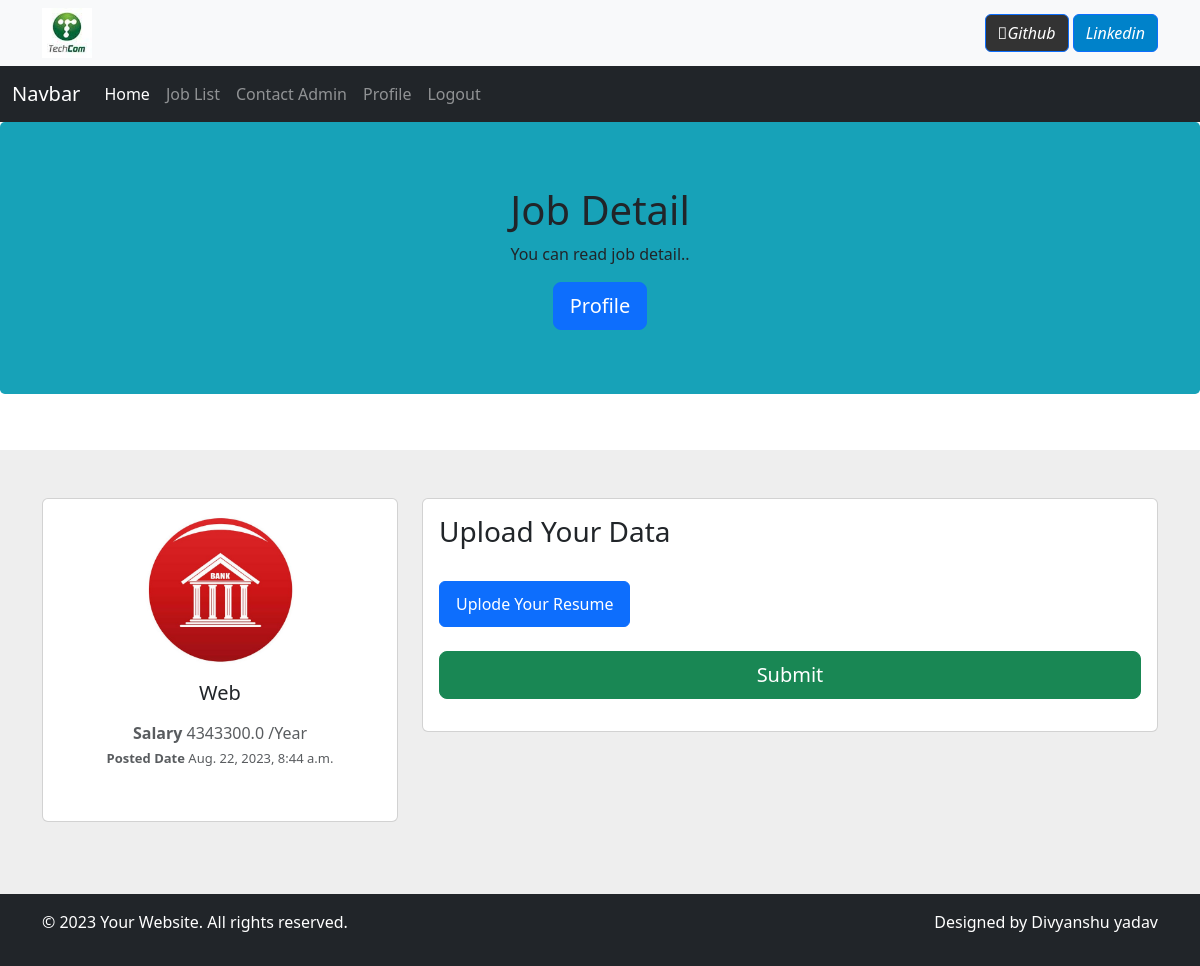
The page /apply_for_job/11 (signed in) on the database its author committed.
### user/models.py (models this page shows, shortened)
class Job(models.Model):
    recruiter=models.ForeignKey(Recruiter,on_delete=models.CASCADE)
    s_date= models.DateField()
    e_date= models.DateField()
    job_title= models.CharField(max_length=100,)
    salary= models.FloatField(max_length=50)
    img= models.FileField()
    discription = models.CharField(max_length=500)
    location = models.CharField(max_length=100)
    education = models.CharField(max_length=100)
    skill = models.CharField(max_length=200)
    experince= models.CharField(max_length=10)
    date = models.DateTimeField(auto_now_add=True,null=True)

### user/views.py (the view)
# urls.py: path('apply_for_job/<int:jid>', apply_for_job, name="apply_for_job"),
@login_required(login_url='user_login')
def apply_for_job(request,jid):
    job= Job.objects.get(id=jid)
    user= request.user
    student=StudentUser.objects.get(user=user)
    data={'job':job}
    date1 = date.today()
    if job.e_date < date1:
        messages.success(request,'Job date exapire, you can not apply this job.')
        return redirect(user_joblist)
    elif job.s_date > date1:
        messages.success(request,'Job date not start today , Plz Try affter same days.')
        return redirect(user_joblist)
    else:
        if  request.method=='POST':
            resume= request.FILES['resume']
            Apply.objects.create(student=student, job=job, resume=resume, applydate=date1.today())
            messages.success(request,'Congratulation ! your resume successfully uploaded  for this job.')
    return render(request,'apply_for_job.html',data)

### user/templates/apply_for_job.html (shortened to what this page needs)
{% load static %}
{% block body %}
{% include 'user_header.html' %}
<div class="jumbotron">
    <div class="container text-center">
      <h1>Job Detail </h1>
      <p>You can read job detail..</p>
      <a href="{% url 'user_profile' %}" class="btn btn-primary btn-lg">Profile</a>
    </div>
  </div>
<br>
    <section style="background-color: #eee;">
      <div class="container py-5">
        <div class="row">
          <div class="col-lg-4">
            <div class="card mb-4">
              <div class="card-body text-center">
                <img src="{{job.img.url}}" alt="avatar"
                  class="rounded-circle img-fluid" style="width: 150px;">
                <h5 class="my-3"> {{job.job_title}}</h5>
                <p class="text-muted mb-1"> <b> Salary</b> {{job.salary}} /Year</p>
                <p class="text-muted mb-1" style="font-size:small"> <b > Posted Date</b> {{job.date}}</p><br>
              </div>
            </div>
          </div>
          <div class="col-lg-8">
            <div class="card mb-4">
              <div class="card-body">
                <div class="row">
                    <div class="signup-form">
                        <form action="" method="post" enctype="multipart/form-data">
                            <h3>Upload Your Data</h3>
                            <br>
                            <div class="btn btn-primary ">
                                <label class="form-label text-white m-1" for="customFile1">Uplode Your Resume</label>
                                </div>
                                <br><br>
                                <div class="form-group">
                                    <button type="submit" class="btn btn-success btn-lg btn-block">Submit</button>
                                </div>
                        </form>
                    </div>
                </div>
              </div>
            </div>
          </div>
        </div>
      </div>
    </section>
{% include 'footer.html' %}
{% endblock  %}

### user/templates/user_header.html (style rules this page uses)
.jumbotron { background:#17a2b8 }

### rows shown on the page
Job: img (picture), job_title "Web", salary "4343300.0", date "Aug. 22, 2023, 8:44 a.m."
